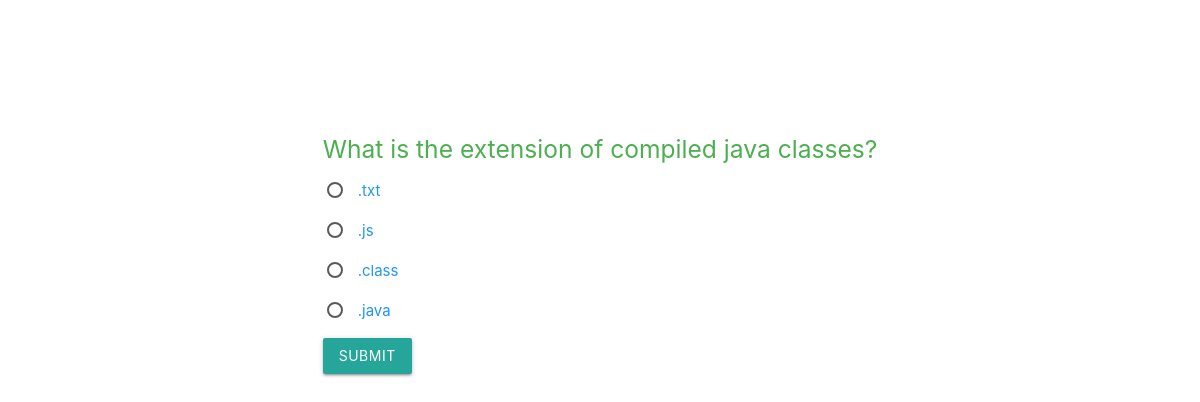
/quiz/quiz/1/, run on an earlier commit of the app's database.
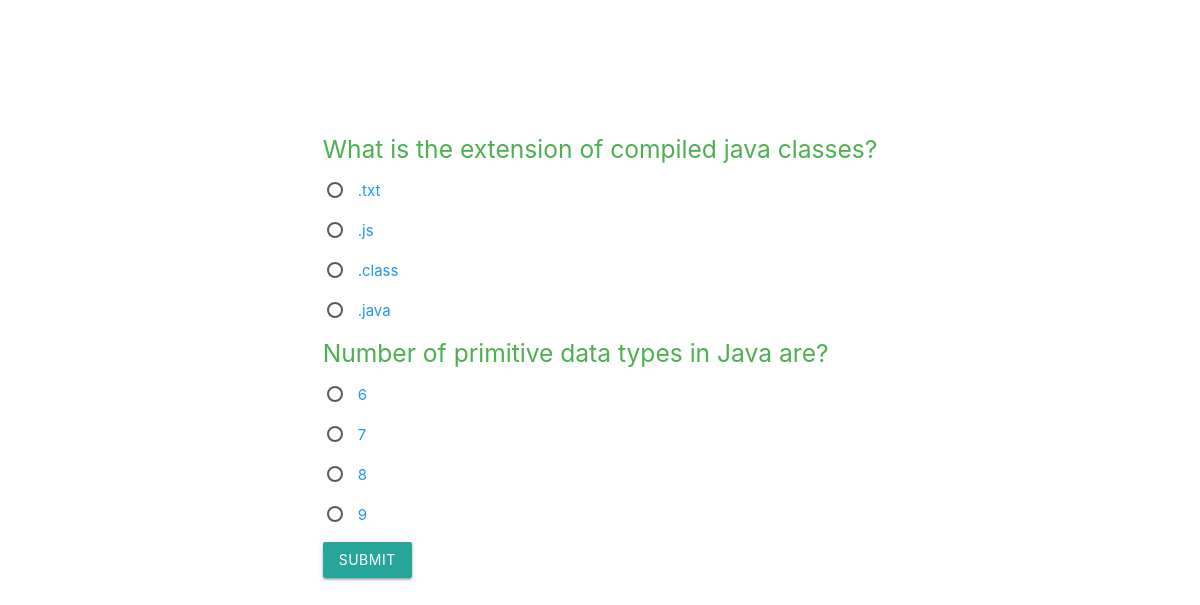
And on a later commit of the database.
### quiz/models.py (models this page shows, shortened)
class Question(models.Model):
    quiz = models.ForeignKey(Quiz, on_delete=models.CASCADE)
    text = models.TextField()
    choice1 = models.ForeignKey('Choice', on_delete=models.CASCADE, related_name='choice1', null=True, blank=True)
    choice2 = models.ForeignKey('Choice', on_delete=models.CASCADE, related_name='choice2', null=True, blank=True)
    choice3 = models.ForeignKey('Choice', on_delete=models.CASCADE, related_name='choice3', null=True, blank=True)
    choice4 = models.ForeignKey('Choice', on_delete=models.CASCADE, related_name='choice4', null=True, blank=True)

class Choice(models.Model):
    question = models.ForeignKey(Question, on_delete=models.CASCADE)
    text = models.CharField(max_length=255)
    is_correct = models.BooleanField(default=False)

### quiz/views.py (the view)
# urls.py: path('quiz/<int:quiz_id>/', views.take_quiz, name='take_quiz'),
def take_quiz(request, quiz_id):
    quiz = get_object_or_404(Quiz, pk=quiz_id)
    questions = Question.objects.filter(quiz=quiz)
    return render(request, 'quiz/take_quiz.html', {'quiz': quiz, 'questions': questions})

### templates/quiz/take_quiz.html (shortened to what this page needs)
{% extends "pages/base.html" %}
{% block content %}
<div class="container" style="margin-top:120px;">
    <div class="row s12">
        <div class="col s12">
            <form method="post" action="{% url 'quiz:quiz_result' quiz.id %}">
                {% for question in questions %}
                    <h5 class="green-text">{{ question.text }}</h5>
                    {% for choice in question.choice_set.all %}
                    <p>
                    <label>
                        <span class="blue-text">{{ choice.text }}</span>
                    </label>
                    </p>
                    {% endfor %}
                {% endfor %}
                <button class="waves-effect waves-light btn" type="submit">Submit</button>
              </form>
        </div>
    </div>
</div>
{% endblock %}

### templates/pages/base.html (shortened to what this page needs)
<!DOCTYPE html>
{% load static %}
<html>
<head>
    <link rel="stylesheet" href="https://cdnjs.cloudflare.com/ajax/libs/font-awesome/5.15.4/css/all.min.css">
    <link rel="stylesheet" href="{% static 'css/materialize.min.css' %}">
</head>
<body>
    {% block content %}{% endblock %}
</body>
</html>

### templates/quiz/take_quiz.html (style rules this page uses)
.container { display:flex; justify-content:center; align-items:center; }

What changed in the data, as far as the page shows it:
added Question: text "Number of primitive data types in Java are?"
added Choice: text "6", shown under "Number of primitive data types in Java are?"
added Choice: text "7", shown under "Number of primitive data types in Java are?"
added Choice: text "8", shown under "Number of primitive data types in Java are?"
added Choice: text "9", shown under "Number of primitive data types in Java are?"
